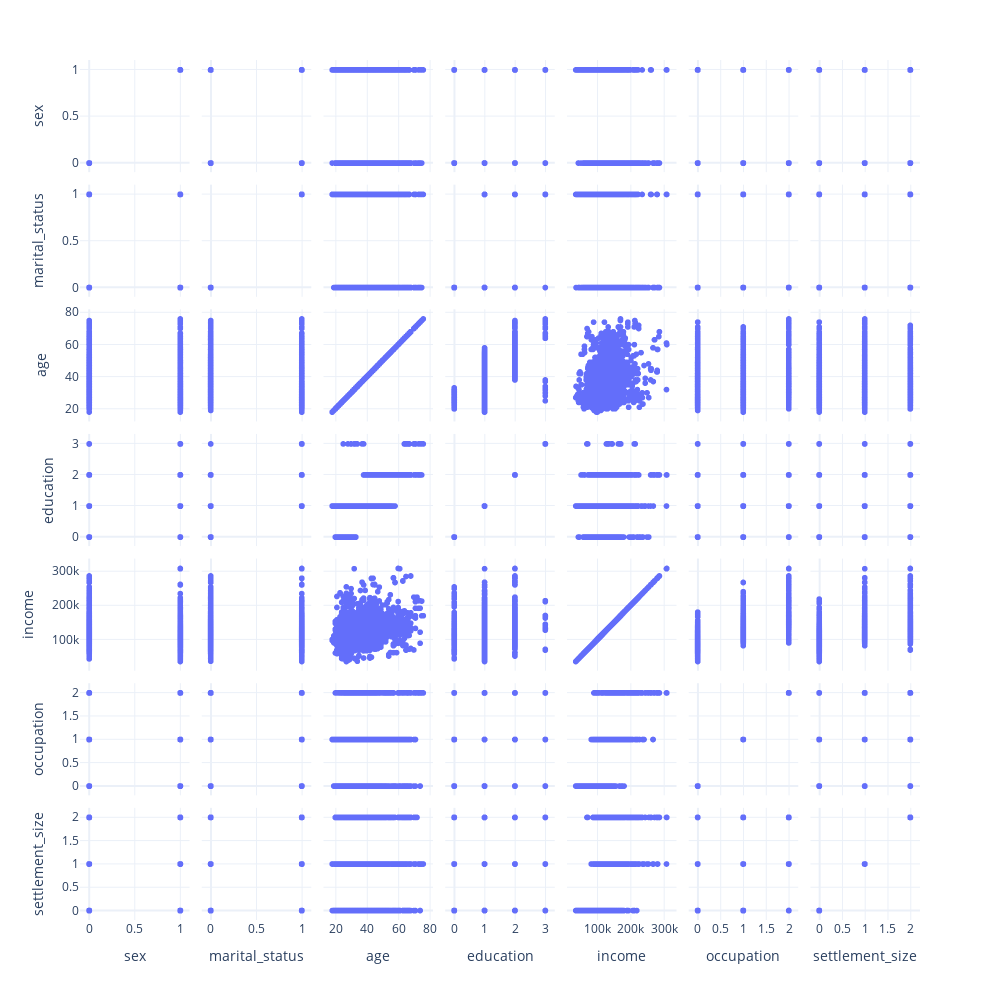

Write notebook code for a chart like this one.
### Code cell
px.scatter_matrix(df, width=1000, height=1000)

### Figure 1 — Plotly figure (JSON) as saved in the notebook; plotly's stock layout.template omitted (floating-point values rounded to 4 significant figures; data arrays with more than 128 entries replaced by an {"elided": "..."} marker saying what was removed)
{"data": [{"dimensions": [{"axis": {"matches": true}, "label": "sex", "values": {"elided": "2000 int values"}}, {"axis": {"matches": true}, "label": "marital_status", "values": {"elided": "2000 int values"}}, {"axis": {"matches": true}, "label": "age", "values": {"elided": "2000 int values"}}, {"axis": {"matches": true}, "label": "education", "values": {"elided": "2000 int values"}}, {"axis": {"matches": true}, "label": "income", "values": {"elided": "2000 int values"}}, {"axis": {"matches": true}, "label": "occupation", "values": {"elided": "2000 int values"}}, {"axis": {"matches": true}, "label": "settlement_size", "values": {"elided": "2000 int values"}}], "hoverlabel": {"namelength": 0}, "hovertemplate": "%{xaxis.title.text}=%{x}<br>%{yaxis.title.text}=%{y}", "legendgroup": "", "marker": {"color": "#636efa", "symbol": "circle"}, "name": "", "showlegend": false, "type": "splom"}], "layout": {"dragmode": "select", "height": 1000, "legend": {"tracegroupgap": 0}, "margin": {"t": 60}, "width": 1000}}
